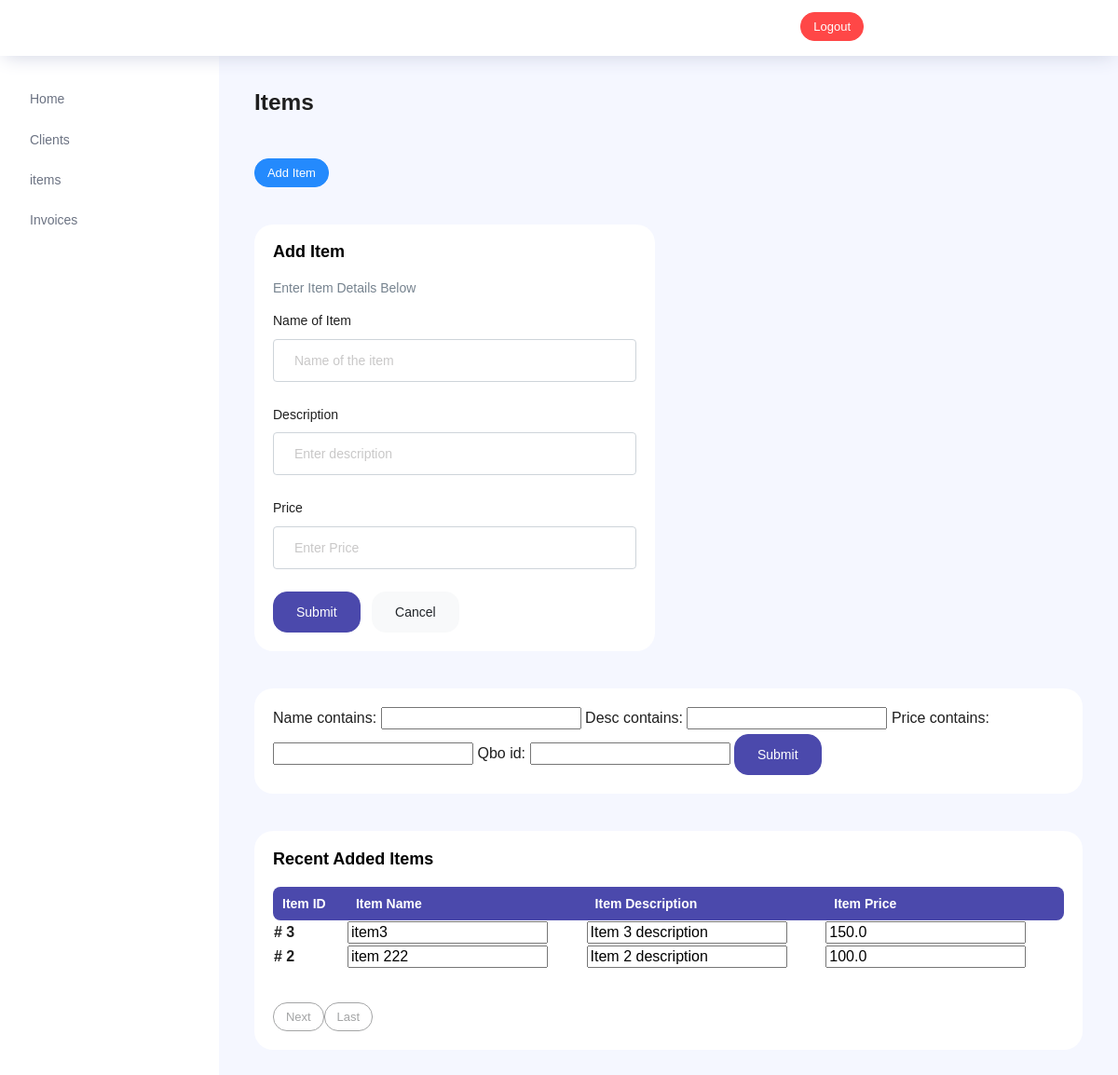
The app's page /dashboard/items with its own data.
### dashboard/models.py (models this page shows, shortened)
class Item(models.Model):
    id = models.AutoField(primary_key=True)
    name = models.CharField(max_length=200)
    desc = models.TextField()
    price = models.FloatField()
    qbo_id = models.CharField(max_length=100,null=True)

### dashboard/views.py (the view, shortened to what this page needs)
# urls.py: path('items',views.items,name='items'),
def items(request):
    items_data = Item.objects.all().order_by('-id')
    ifilter = item_filter(request.GET,queryset=items_data)
    items_data = ifilter.qs
    paginator = Paginator(items_data,2)
    page_number = request.GET.get('page')
    items_data_final = paginator.get_page(page_number)
    data = {
        'items':items_data_final,
        'item_filter':ifilter
    }
    return render(request,'items.html',data)

### templates/items.html (shortened to what this page needs)
{% extends 'home_base.html' %}
{% load static %}
{% block content %}
<div class="main-panel">
    <div class="content-wrapper">
      <div class="row">
        <div class="col-md-12 grid-margin">
          <div class="row">
            <div class="col-12 col-xl-8 mb-4 mb-xl-0">
              <h3 class="font-weight-bold">Items</h3>
            </div>
          </div>
        </div>
      </div>
      <div class="row">
        <div class="col-md-12 grid-margin">
          <div class="row">
            <div class="col-12 col-xl-8 mb-4 mb-xl-0">
                <button type="button" class="btn btn-info btn-sm" id="add_item">Add Item</button>
            </div>
          </div>
        </div>
      </div>
      <div class="row" id="add_item_section">
        <div class="col-md-6 grid-margin stretch-card">
          <div class="card">
            <div class="card-body">
              <h4 class="card-title">Add Item</h4>
              <p class="card-description">
                Enter Item Details Below
              </p>
              <form class="forms-sample" method="POST" action="/dashboard/items">
                <div class="form-group">
                  <label for="exampleInputUsername1">Name of Item</label>
                  <input type="text" class="form-control" placeholder="Name of the item" name="item_name">
                </div>
                <div class="form-group">
                    <label for="exampleInputUsername1">Description</label>
                    <input type="text" class="form-control" placeholder="Enter description" name="item_desc">
                </div>
                <div class="form-group">
                    <label for="exampleInputUsername1">Price</label>
                    <input type="text" class="form-control" placeholder="Enter Price" name="item_price">
                  </div>
                <button type="submit" class="btn btn-primary mr-2">Submit</button>
                <a class="btn btn-light" id="cancel_item_client">Cancel</a>
              </form>
            </div>
          </div>
        </div>
      </div>
      <div class="row">
        <div class="col-md-12 grid-margin stretch-card">
          <div class="card">
            <div class="card-body">
              <form class="forms-sample" method="GET">
                {{item_filter.form}}
                <button type="submit" class="btn btn-primary mr-2">Submit</button>
              </form>
            </div>
          </div>
        </div>
      </div>
      <div class="row">
        <div class="col-md-12 grid-margin stretch-card">
          <div class="card">
            <div class="card-body">
              <p class="card-title">Recent Added Items</p>
              <div class="row">
                <div class="col-12">
                  <div class="table-responsive">
                    <table  class="display expandable-table" style="width:100%">
                      <thead>
                        <tr>
                          <th>Item ID</th>
                          <th>Item Name</th>
                          <th>Item Description</th>
                          <th>Item Price</th>
                        </tr>
                      </thead>
                      <tbody>
                        {% for item in items %}
                        <tr>
                            <th>#  {{item.id}}</th>
                            <th>
                                <input value="{{item.name}}" class='item_table_row_data' id="{{item.id}}_name"></input>
                            </th>
                            <th>
                                <input value="{{item.desc}}" class='item_table_row_data' id="{{item.id}}_desc"></input>
                            </th>
                            <th>
                                <input value="{{item.price}}" class='item_table_row_data' id="{{item.id}}_price"></input>
                            </th>
                        </tr>
                        {% endfor %}
                      </tbody>
                  </table>
                  <div class="btn-group" role="group" aria-label="Basic example">
                    {% if items.has_next %}
                    <a href='/dashboard/items?page={{items.next_page_number}}'>
                        <button type="button" class="btn btn-outline-secondary btn-sm">Next</button>
                    </a>
                    {% endif %}
                    <a href='/dashboard/items?page={{items.paginator.num_pages}}'>
                        <button type="button" class="btn btn-outline-secondary btn-sm">Last</button>
                    </a>
                   </div>
                  </div>
                </div>
              </div>
              </div>
            </div>
          </div>
        </div>
    </div>
  </div>
{% endblock%}

### records on screen
Item: id "3", name "item3", desc "Item 3 description", price "150.0"
Item: id "2", name "item 222", desc "Item 2 description", price "100.0"
